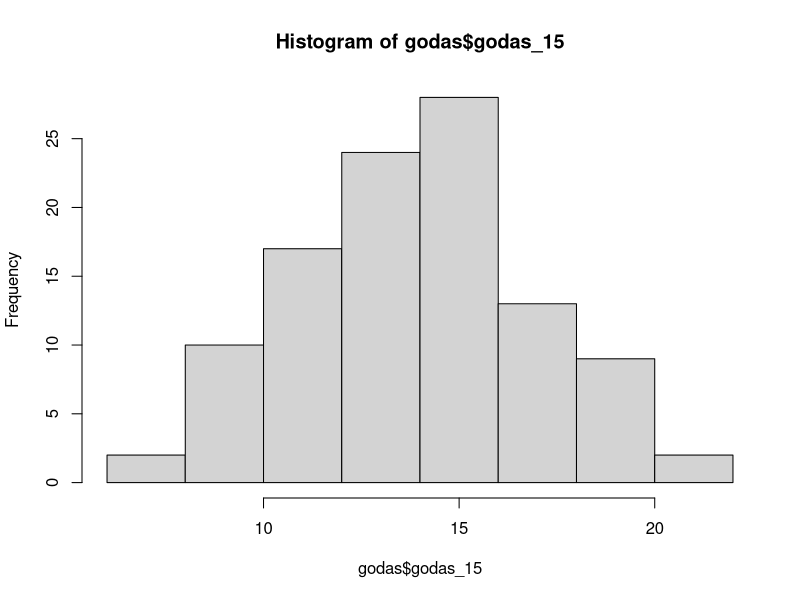
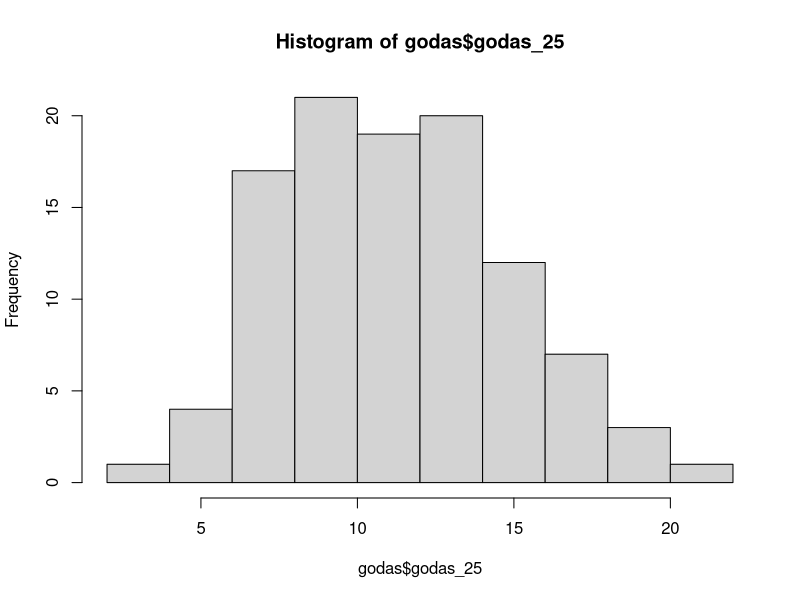
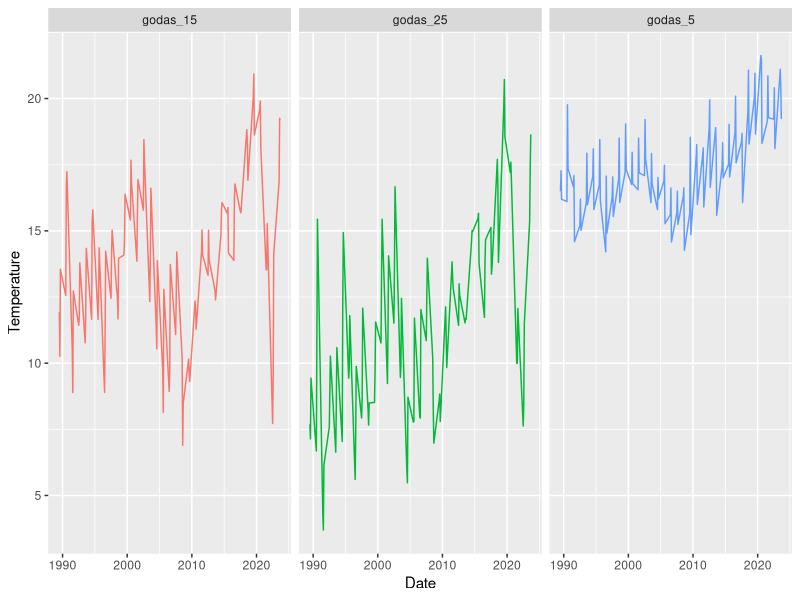
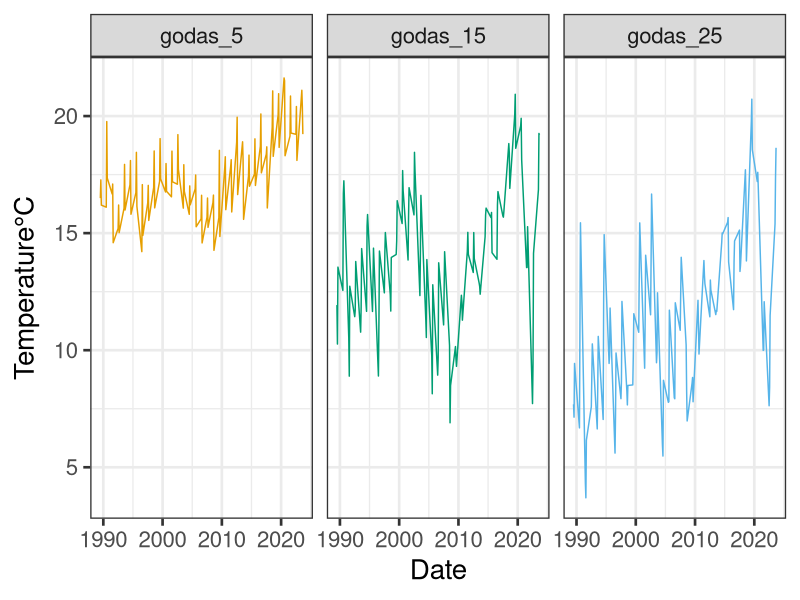
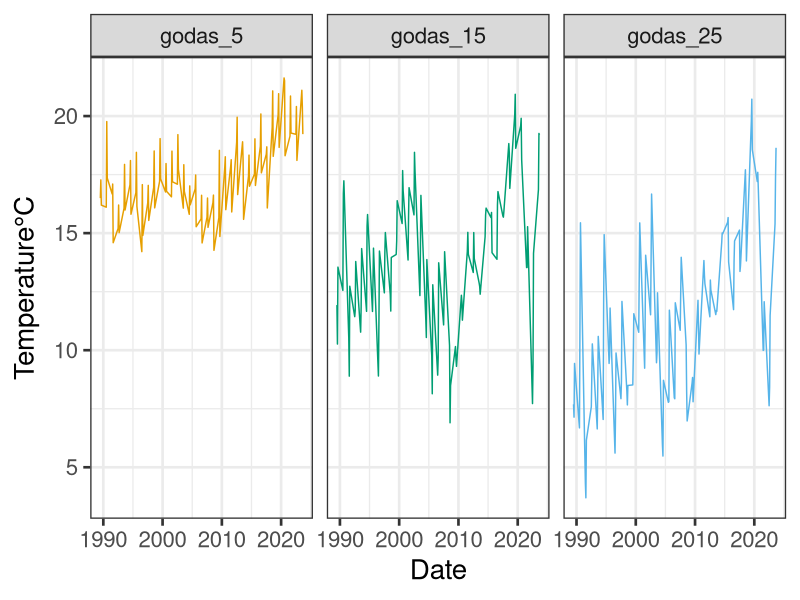

The R script that drew these images, in order:
library(readr)
library(dplyr)
library(tidyr)
library(ggplot2)

#filter data to just show summer months
godas <- read_csv("Outputs/godas_allyears_5_15_25m.csv") |> 
  filter(MM %in% 7:9,
         YY %in% 1989:2024)

#determine 95% quantile temp thresholds
quantile(godas$godas_15, probs = 0.95, na.rm = TRUE) #18.6
quantile(godas$godas_25, probs = 0.95, na.rm = TRUE) #17.2

Preheat_godas <- godas |>
  filter(YY %in% 1989:2004)

quantile(Preheat_godas$godas_15, probs = 0.95, na.rm = TRUE) #17.5
quantile(Preheat_godas$godas_25, probs = 0.95, na.rm = TRUE) #15.3

Postheat_godas <- godas |>
  filter(YY %in% 2004:2024)

quantile(Postheat_godas$godas_15, probs = 0.95, na.rm = TRUE) #19.6
quantile(Postheat_godas$godas_25, probs = 0.95, na.rm = TRUE) #17.9

#Visualize
hist(godas$godas_15)
hist(godas$godas_25)

#make long format
godas_monthly_long <- godas |>
  pivot_longer(cols = -c(Date, YY, MM), names_to = "Depth", values_to = "Temperature")

View(godas_monthly_long)

#plot
ggplot(godas_monthly_long, aes(x = Date, y = Temperature, color = Depth)) +
  geom_line(show.legend = FALSE)+
  facet_wrap(~Depth)

cbbPalette <- c("#E69F00", "#009E73", "#56B4E9")

#plot by depth
ggplot(transform(godas_monthly_long,
                 Depth=factor(Depth,levels=c("godas_5","godas_15","godas_25"))),
       aes(x = Date, y = Temperature, color = Depth)) +
  scale_colour_manual(values=cbbPalette)+
  theme_bw(base_size = 20)+
  geom_line(show.legend = FALSE)+
  labs(y = expression(paste("Temperature", "\u00b0C")))+
  facet_wrap(~Depth)
ggsave("Figures/godas_all_years_summer_plot.jpg")  
